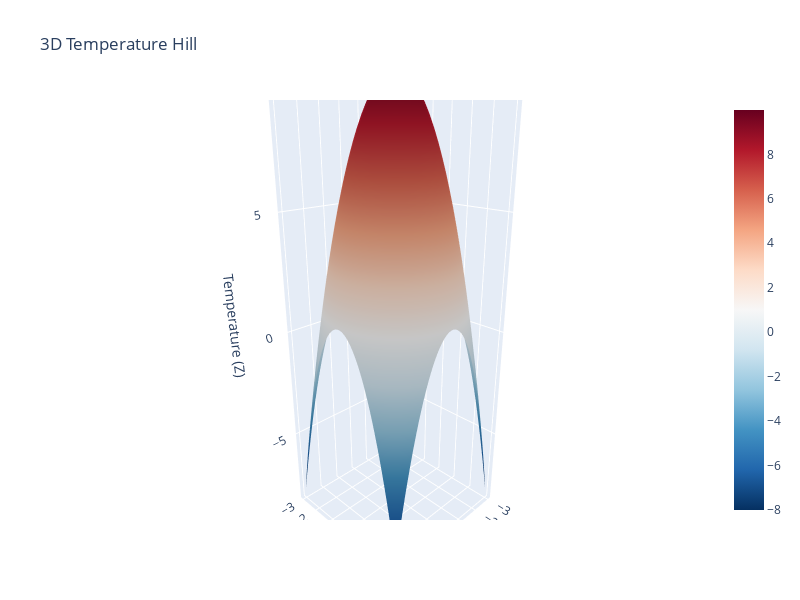

Notebook code for this chart:
### Code cell
fig = go.Figure(data=[go.Surface(
    x=xx, y=yy, z=zz, colorscale='RdBu_r'
)])

fig.update_layout(
    title='3D Temperature Hill',
    scene=dict(
        xaxis_title='x', yaxis_title='y', zaxis_title='Temperature (Z)',
        camera=dict(eye=dict(x=1.5, y=1.5, z=0.8))
    ),
    width=800, height=600
)

### Figure 1 — Plotly figure (JSON) as saved in the notebook; plotly's stock layout.template omitted (floating-point values rounded to 4 significant figures; data arrays with more than 128 entries replaced by an {"elided": "..."} marker saying what was removed)
{"data": [{"colorscale": [[0, "rgb(5,48,97)"], [0.1, "rgb(33,102,172)"], [0.2, "rgb(67,147,195)"], [0.3, "rgb(146,197,222)"], [0.4, "rgb(209,229,240)"], [0.5, "rgb(247,247,247)"], [0.6, "rgb(253,219,199)"], [0.7, "rgb(244,165,130)"], [0.8, "rgb(214,96,77)"], [0.9, "rgb(178,24,43)"], [1, "rgb(103,0,31)"]], "type": "surface", "x": {"elided": "50x50 float values"}, "y": {"elided": "50x50 float values"}, "z": {"elided": "50x50 float values"}}], "layout": {"height": 600, "scene": {"camera": {"eye": {"x": 1.5, "y": 1.5, "z": 0.8}}, "xaxis": {"title": {"text": "x"}}, "yaxis": {"title": {"text": "y"}}, "zaxis": {"title": {"text": "Temperature (Z)"}}}, "title": {"text": "3D Temperature Hill"}, "width": 800}}
